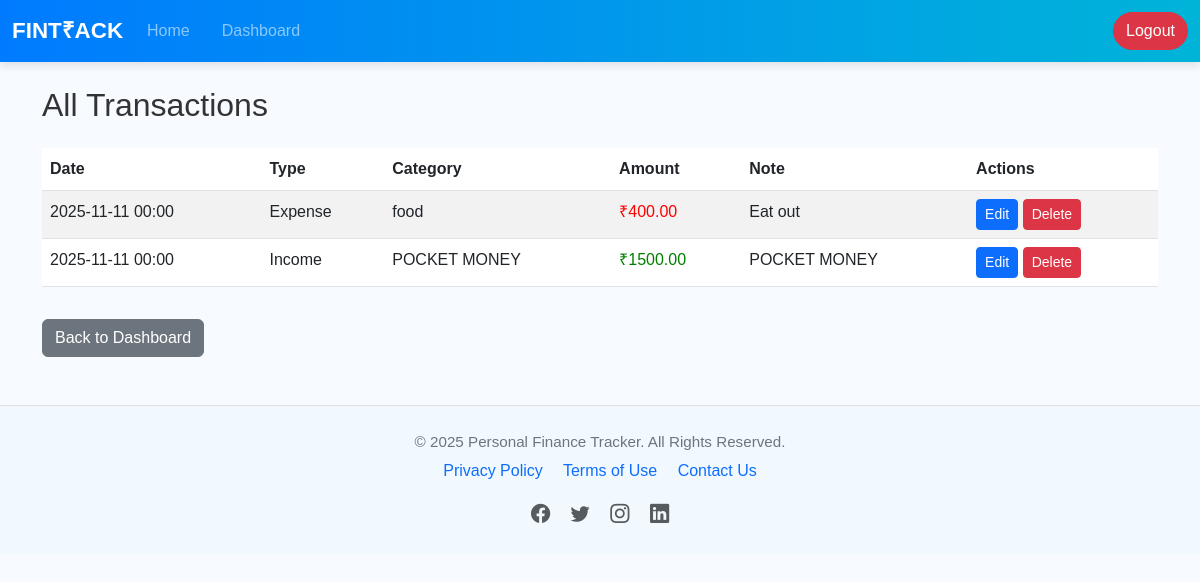
/view_transactions (signed in), run on the app's committed database.
### models.py (models this page shows)
class Transaction(db.Model):
    __tablename__ = 'transactions'
    id = db.Column(db.Integer, primary_key=True)
    type = db.Column(db.String(10), nullable=False)
    category = db.Column(db.String(50), nullable=False)
    amount = db.Column(db.Float, nullable=False)
    date = db.Column(db.DateTime, default=datetime.utcnow)
    note = db.Column(db.String(200))
    user_id = db.Column(db.Integer, db.ForeignKey('users.id'), nullable=False)
    payment_method = db.Column(db.String(50))

### app.py (the view)
@app.route('/view_transactions')
def view_transactions():
    if 'user_id' not in session:
        flash('Please log in first.', 'warning')
        return redirect(url_for('login'))
    user = db.session.get(User, session['user_id'])
    if not user:
        flash('User not found.', 'danger')
        return redirect(url_for('login'))
    transactions = Transaction.query.filter_by(user_id=user.id).order_by(Transaction.date.desc()).all()
    return render_template('view_transactions.html', transactions=transactions)

### templates/view_transactions.html (shortened to what this page needs)
{% extends "base.html" %}
{% block content %}
<h2 class="mb-4">All Transactions</h2>
{% if transactions %}
<div class="table-responsive">
  <table class="table table-striped">
    <thead>
      <tr>
        <th>Date</th>
        <th>Type</th>
        <th>Category</th>
        <th>Amount</th>
        <th>Note</th>
        <th>Actions</th>
      </tr>
    </thead>
    <tbody>
      {% for t in transactions %}
      <tr>
        <td>{{ t.date.strftime('%Y-%m-%d %H:%M') if t.date else '-' }}</td>
        <td>{{ t.type.title() }}</td>
        <td>{{ t.category }}</td>
        <td style="color: {{ 'green' if t.type=='income' else 'red' }}">₹{{ '%.2f' % t.amount }}</td>
        <td>{{ t.note or '-' }}</td>
        <td>
          <a href="{{ url_for('edit_transaction', id=t.id) }}" class="btn btn-sm btn-primary">Edit</a>
          <a href="{{ url_for('delete_transaction', id=t.id) }}" class="btn btn-sm btn-danger"
             onclick="return confirm('Are you sure you want to delete this transaction?');">Delete</a>
        </td>
      </tr>
      {% endfor %}
    </tbody>
  </table>
</div>
{% else %}
<p>No transactions found.</p>
{% endif %}
<a href="{{ url_for('dashboard') }}" class="btn btn-secondary mt-3">Back to Dashboard</a>
{% endblock %}

### static/style.css (style rules this page uses)
body { font-family: 'Poppins', sans-serif; background-color: #f7faff; color: #333; line-height: 1.6; margin: 0; padding: 0; }
a { color: #007bff; text-decoration: none; transition: color 0.3s ease; }

### data on the page
Transaction: date "2025-11-11 00:00", type "Expense", category "food", amount "400.00", note "Eat out"
Transaction: date "2025-11-11 00:00", type "Income", category "POCKET MONEY", amount "1500.00", note "POCKET MONEY"
